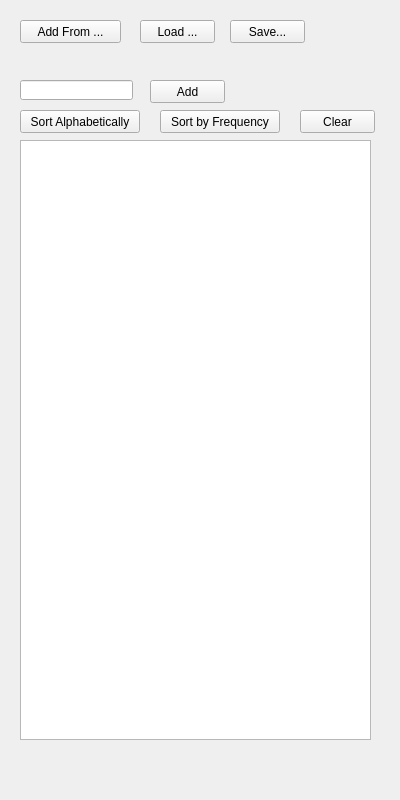
<?xml version="1.0" encoding="UTF-8"?>
<ui version="4.0">
 <class>MainWindow</class>
 <widget class="QMainWindow" name="MainWindow">
  <property name="geometry">
   <rect>
    <x>0</x>
    <y>0</y>
    <width>400</width>
    <height>800</height>
   </rect>
  </property>
  <property name="windowTitle">
   <string>Dictionary App</string>
  </property>
  <widget class="QWidget" name="centralwidget">
   <widget class="QPushButton" name="loadButton">
    <property name="geometry">
     <rect>
      <x>140</x>
      <y>20</y>
      <width>75</width>
      <height>23</height>
     </rect>
    </property>
    <property name="text">
     <string>Load ...</string>
    </property>
   </widget>
   <widget class="QPushButton" name="saveButton">
    <property name="geometry">
     <rect>
      <x>230</x>
      <y>20</y>
      <width>75</width>
      <height>23</height>
     </rect>
    </property>
    <property name="text">
     <string>Save...</string>
    </property>
   </widget>
   <widget class="QLineEdit" name="wordLineEdit">
    <property name="geometry">
     <rect>
      <x>20</x>
      <y>80</y>
      <width>113</width>
      <height>20</height>
     </rect>
    </property>
   </widget>
   <widget class="QPushButton" name="addButton">
    <property name="geometry">
     <rect>
      <x>150</x>
      <y>80</y>
      <width>75</width>
      <height>23</height>
     </rect>
    </property>
    <property name="text">
     <string>Add</string>
    </property>
   </widget>
   <widget class="QPushButton" name="sortAlphaButton">
    <property name="geometry">
     <rect>
      <x>20</x>
      <y>110</y>
      <width>120</width>
      <height>23</height>
     </rect>
    </property>
    <property name="text">
     <string>Sort Alphabetically</string>
    </property>
   </widget>
   <widget class="QPushButton" name="sortFreqButton">
    <property name="geometry">
     <rect>
      <x>160</x>
      <y>110</y>
      <width>120</width>
      <height>23</height>
     </rect>
    </property>
    <property name="text">
     <string>Sort by Frequency</string>
    </property>
   </widget>
   <widget class="QListView" name="listView">
    <property name="geometry">
     <rect>
      <x>20</x>
      <y>140</y>
      <width>351</width>
      <height>600</height>
     </rect>
    </property>
   </widget>
   <widget class="QPushButton" name="addLoadButton">
    <property name="geometry">
     <rect>
      <x>20</x>
      <y>20</y>
      <width>101</width>
      <height>23</height>
     </rect>
    </property>
    <property name="text">
     <string>Add From ...</string>
    </property>
   </widget>
   <widget class="QPushButton" name="clearButton">
    <property name="geometry">
     <rect>
      <x>300</x>
      <y>110</y>
      <width>75</width>
      <height>23</height>
     </rect>
    </property>
    <property name="text">
     <string>Clear</string>
    </property>
   </widget>
  </widget>
 </widget>
 <resources/>
 <connections/>
</ui>
